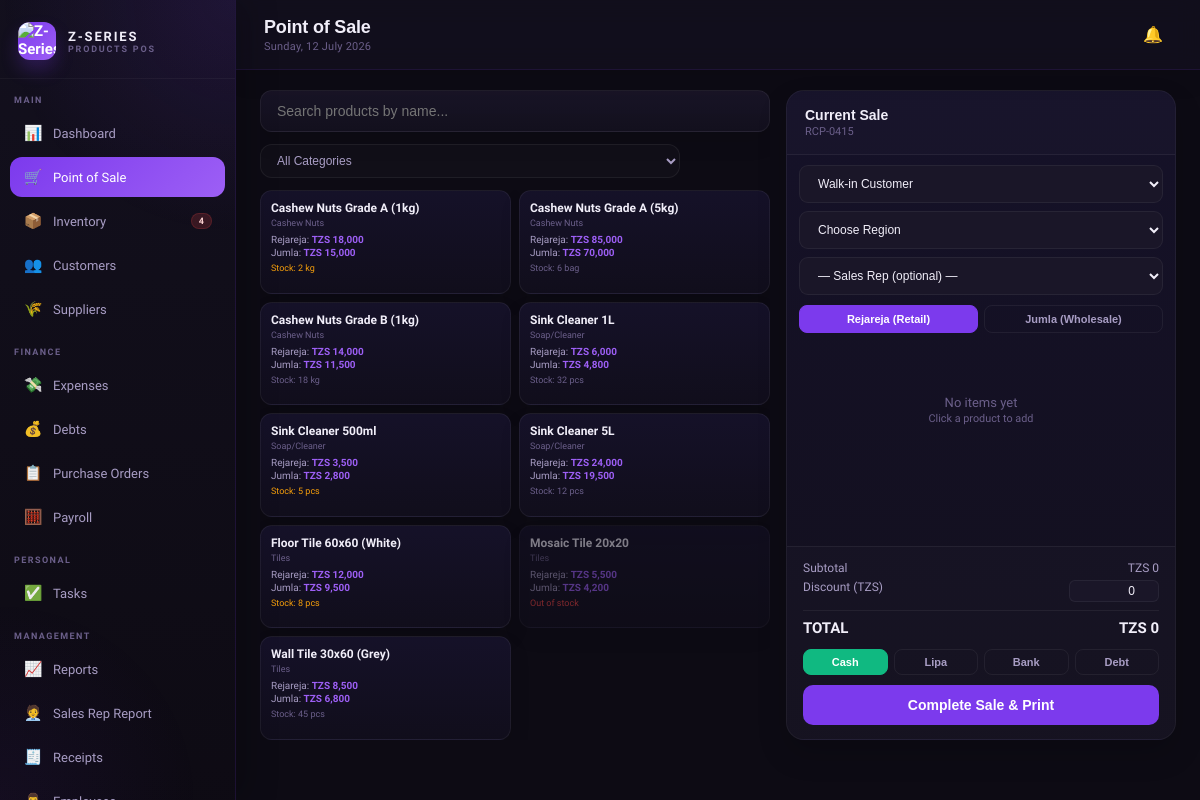
The app's page /pos.php (signed in) with its own data.
### tables this page shows
CREATE TABLE products (
  id INT AUTO_INCREMENT PRIMARY KEY,
  name VARCHAR(200) NOT NULL,
  category_id INT,
  supplier_id INT,
  rejareja_price DECIMAL(12,2) NOT NULL DEFAULT 0,
  jumla_price DECIMAL(12,2) NOT NULL DEFAULT 0,
  stock INT DEFAULT 0,
  low_stock_threshold INT DEFAULT 10,
  unit VARCHAR(30) DEFAULT 'pcs',
  status ENUM('active','inactive') DEFAULT 'active',
  created_at TIMESTAMP DEFAULT CURRENT_TIMESTAMP,
  FOREIGN KEY (category_id) REFERENCES categories(id),
  FOREIGN KEY (supplier_id) REFERENCES suppliers(id)
);

CREATE TABLE categories (
  id INT AUTO_INCREMENT PRIMARY KEY,
  name VARCHAR(100) NOT NULL,
  description TEXT,
  created_at TIMESTAMP DEFAULT CURRENT_TIMESTAMP
);

### config.php (called while the page is built, shortened)
<?php
function tzs($amount) {
    return 'TZS ' . number_format($amount, 0, '.', ',');
}
function unitLabel($unit) {
    $labels = ['kg' => 'kg', 'half_kg' => 'Half Kg', 'quarter_kg' => 'Quarter Kg', 'pc' => 'pc', 'ctns' => 'ctns'];
    return $labels[$unit] ?? $unit;
}
?>

### pos.php (the view, shortened to what this page needs)
<?php
require_once 'includes/header.php';
$products_result = $conn->query("SELECT p.*, c.name as cat_name FROM products p LEFT JOIN categories c ON p.category_id=c.id WHERE p.status='active' ORDER BY c.name, p.name");
$products = [];
while ($r = $products_result->fetch_assoc()) $products[] = $r;
?>
<div class="pos-layout">
  <div class="pos-left">
    <input type="text" class="pos-search" id="product-search" placeholder="Search products by name..." oninput="filterProducts(this.value)"/>
    <div class="pos-cats">
      <select class="pos-cat-select" id="pos-cat-select" onchange="setCatSelect(this.value)">
        <option value="all">All Categories</option>
      </select>
    </div>
    <div class="pos-products" id="pos-products-grid">
      <?php foreach($products as $p): ?>
      <div class="pos-product <?= $p['stock']==0?'out-of-stock':'' ?>"
           data-id="<?= $p['id'] ?>"
           data-cat="<?= $p['category_id'] ?>"
           data-name="<?= htmlspecialchars($p['name']) ?>"
           data-cat-name="<?= htmlspecialchars($p['cat_name']) ?>"
           data-rejareja="<?= $p['rejareja_price'] ?>"
           data-jumla="<?= $p['jumla_price'] ?>"
           data-stock="<?= $p['stock'] ?>"
           data-unit="<?= $p['unit'] ?>"
           onclick="addToCart(this)">
        <div class="pos-product-name"><?= htmlspecialchars($p['name']) ?></div>
        <div class="pos-product-cat"><?= htmlspecialchars($p['cat_name']) ?></div>
        <div class="pos-product-prices">
          <div class="pos-product-price">Rejareja: <span><?= tzs($p['rejareja_price']) ?></span></div>
          <div class="pos-product-price">Jumla: <span><?= tzs($p['jumla_price']) ?></span></div>
        </div>
        <div class="pos-product-stock <?= $p['stock']==0?'out':($p['stock']<=$p['low_stock_threshold']?'low':'') ?>">
          <?= $p['stock']==0 ? 'Out of stock' : 'Stock: '.$p['stock'].' '.unitLabel($p['unit']) ?>
        </div>
      </div>
      <?php endforeach; ?>
    </div>
  </div>
  <div class="pos-right">
    <div class="pos-right-header">
      <div class="pos-right-title">Current Sale</div>
      <div style="font-size:11px;color:var(--text3);margin-top:2px" id="receipt-num">RCP-<?= str_pad(rand(100,999), 4, '0', STR_PAD_LEFT) ?></div>
    </div>
    <div style="padding:10px 12px 0">
      <select class="form-control" id="customer-select" style="font-size:12px">
        <option value="">Walk-in Customer</option>
      </select>
      <div style="margin-top:8px">
        <select class="form-control" id="customer-city" style="font-size:12px">
          <option value="">Choose Region</option>
        </select>
      </div>
      <div style="margin-top:8px">
        <select class="form-control" id="sales-rep-select" style="font-size:12px">
          <option value="">— Sales Rep (optional) —</option>
        </select>
      </div>
    </div>
    <div class="price-type-btns" style="padding:10px 12px 0">
      <button class="price-type-btn active" id="btn-rejareja" onclick="setPriceType('rejareja')">Rejareja (Retail)</button>
      <button class="price-type-btn" id="btn-jumla" onclick="setPriceType('jumla')">Jumla (Wholesale)</button>
    </div>
    <div class="pos-cart" id="pos-cart">
    </div>
    <div class="pos-footer">
      <div class="pos-totals">
        <div class="pos-total-row"><span>Subtotal</span><span id="cart-subtotal">TZS 0</span></div>
        <div class="pos-total-row"><span>Discount (TZS)</span><input type="number" id="discount-input" class="discount-input" value="0" min="0" oninput="updateTotals()"/></div>
        <div class="pos-total-row grand"><span>TOTAL</span><span id="cart-total">TZS 0</span></div>
      </div>
      <div class="pay-methods">
        <button class="pay-method active" id="pay-cash" onclick="setPayMethod('cash')">Cash</button>
        <button class="pay-method" id="pay-lipa" onclick="setPayMethod('lipa')">Lipa</button>
        <button class="pay-method" id="pay-bank" onclick="setPayMethod('bank')">Bank</button>
        <button class="pay-method" id="pay-debt" onclick="openDebtModal()">Debt</button>
      </div>
      <button class="pay-btn" onclick="processSale()">Complete Sale & Print</button>
    </div>
  </div>
</div>
<?php
require_once 'includes/footer.php';
?>

### records on screen
products: name "Cashew Nuts Grade A (1kg)", category.name "Cashew Nuts", rejareja_price "TZS 18,000", jumla_price "TZS 15,000", stock "2", unit "kg"
products: name "Cashew Nuts Grade A (5kg)", category.name "Cashew Nuts", rejareja_price "TZS 85,000", jumla_price "TZS 70,000", stock "6", unit "bag"
products: name "Cashew Nuts Grade B (1kg)", category.name "Cashew Nuts", rejareja_price "TZS 14,000", jumla_price "TZS 11,500", stock "18", unit "kg"
products: name "Sink Cleaner 1L", category.name "Soap/Cleaner", rejareja_price "TZS 6,000", jumla_price "TZS 4,800", stock "32", unit "pcs"
products: name "Sink Cleaner 500ml", category.name "Soap/Cleaner", rejareja_price "TZS 3,500", jumla_price "TZS 2,800", stock "5", unit "pcs"
products: name "Sink Cleaner 5L", category.name "Soap/Cleaner", rejareja_price "TZS 24,000", jumla_price "TZS 19,500", stock "12", unit "pcs"
products: name "Floor Tile 60x60 (White)", category.name "Tiles", rejareja_price "TZS 12,000", jumla_price "TZS 9,500", stock "8", unit "pcs"
products: name "Mosaic Tile 20x20", category.name "Tiles", rejareja_price "TZS 5,500", jumla_price "TZS 4,200", stock "Out of stock"
products: name "Wall Tile 30x60 (Grey)", category.name "Tiles", rejareja_price "TZS 8,500", jumla_price "TZS 6,800", stock "45", unit "pcs"

### other values on screen
$low_stock_count "4"
$page_title "Point of Sale"
